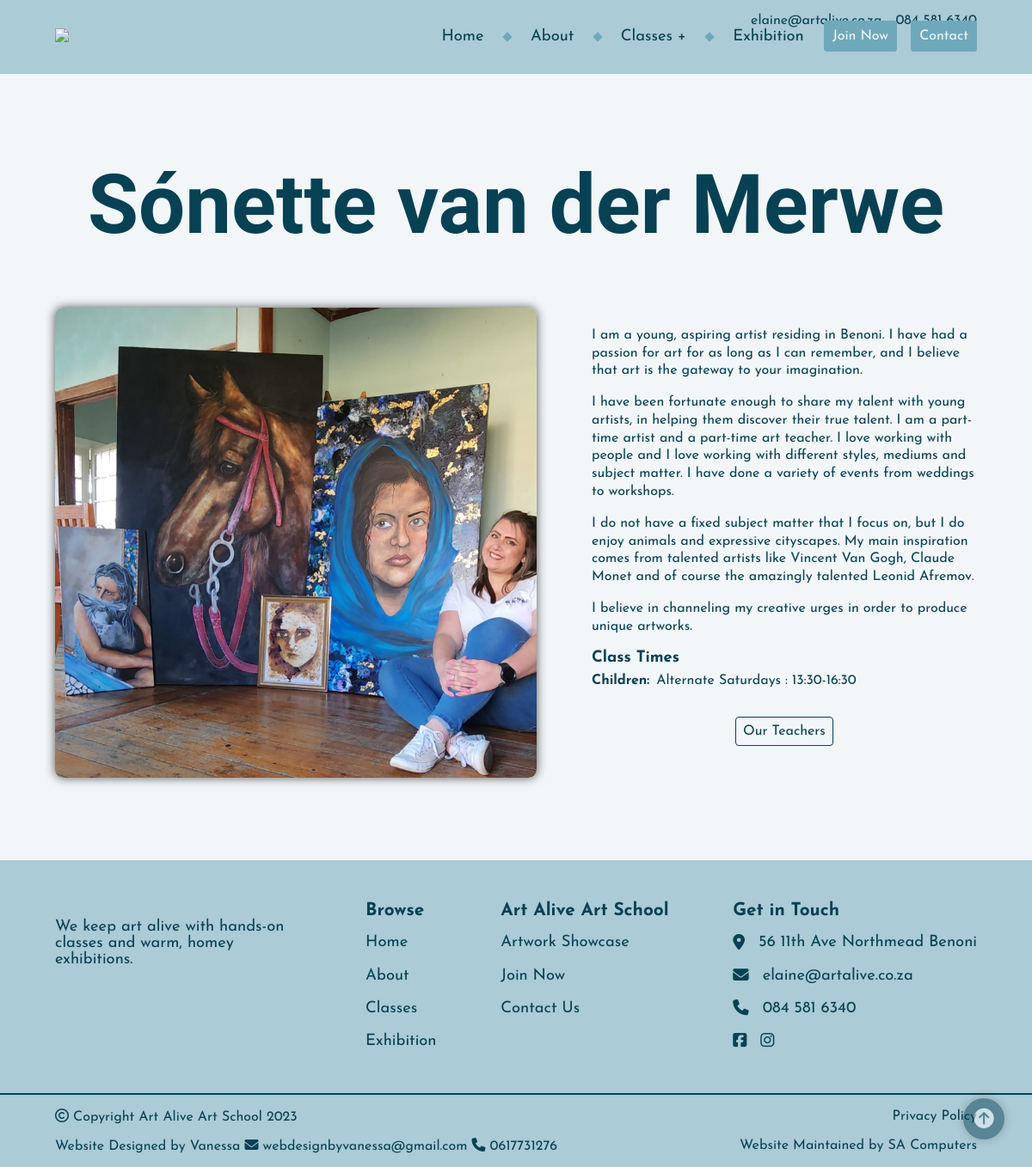
The app's page /teacher_profile/4 with its own data.
### Site/models.py (models this page shows, shortened)
class Artist(models.Model):
    firstname = models.CharField(max_length=20, null=True, blank=True)
    lastname = models.CharField(max_length=20, null=True, blank=True)
    phone = models.CharField(max_length=12, null=True, blank=True)
    email = models.CharField(max_length=100, null=True, blank=True)
    prefix = models.CharField(max_length=10, null=True, blank=True)

class Teacher(models.Model):
    artist = models.ForeignKey(Artist, null=True, on_delete=models.CASCADE, related_name="teacher_artist")
    photo = models.CharField(max_length=200, null=True, blank=True)
    photo_size = models.CharField(max_length=100, null=True, blank=True)
    quote = models.TextField(null=True, blank=True)
    started = models.CharField(max_length=4, null=True, blank=True)
    about = models.TextField(null=True, blank=True)
    classes = models.ManyToManyField(Class, blank=True, related_name="teacher_class")
    def get_teacher_classes(self):
        return [tc for tc in self.classes.all()]

### Site/views.py (the view)
# urls.py: path('teacher_profile/<int:teacher_id>', views.teacher_profile, name='teacher_profile'),
def teacher_profile(request, teacher_id):
    t = Teacher.objects.get(artist=Artist.objects.get(pk=teacher_id))
    teacher = {}
    teacher['artist'] = t.artist
    teacher['photo'] = t.photo
    teacher['about'] = t.about.split('\r\n')
    teacher['classes'] = {}
    classes = t.get_teacher_classes()
    for c in classes:
        if teacher['classes'].get(c.group) == None:
            teacher['classes'][c.group] = []
            teacher['classes'][c.group].append(f"{c.day} : {c.time}")
        elif teacher['classes'][c.group].count(f"{c.day} : {c.time}") == 0:
            teacher['classes'][c.group].append(f"{c.day} : {c.time}")
    return render(request, "Site/teacher_profile.html", {
        "teacher" : teacher,
    })

### Site/templates/Site/teacher_profile.html (shortened to what this page needs)
{% extends "Site/layout.html" %}
{% load static %}
{% block style %}
<link rel="stylesheet" href="{% static 'Site/teacher_profile.css' %}">
{% endblock %}
{% block main %}
<main>
    <section id="teacher_profile">
        <h1>{{teacher.artist.firstname}} {{teacher.artist.lastname}}</h1>
        <div class="two-autocol-row">
            <img src="{% static teacher.photo %}" alt="">
            <div id="about">
                <div class="pars-div">
                {% for a in teacher.about %}
                    <p>{{a}}</p>
                {% endfor %}
                </div>
                <div id="class-times">
                    <p>Class Times</p>
                    {% if teacher.classes.Children %}
                    <ul>
                        <li>Children:</li>
                        {% for g in teacher.classes.Children %}
                        <li>{{g}}</li>
                        {% endfor %}
                    </ul>
                    {% endif %}
                </div>
                <div class="button-div">
                    <a class="button-a button-a-frame" href="{% url 'classes' %}#teachers">Our Teachers</a>
                </div>
            </div>
        </div>
    </section>
</main>
{% endblock %}

### Site/static/Site/teacher_profile.css (style rules this page uses)
#about { display: flex; flex-direction: column; justify-content: center; gap: 1rem; }
.pars-div p { max-width: 60ch; font-size: var(--fs-p-m); line-height: 1.3; }
#class-times { display: flex; flex-direction: column; gap: 0.5rem; }
#class-times p { font-weight: bold; }
#class-times ul li:first-of-type { font-weight: bold; }

### Site/static/Site/main.css (style rules this page uses)
* { margin: 0; padding: 0; color: var(--clr-accent-d); font-size: 1rem; font-family: var(--ff-sans); }
body { color: var(--color-text); background-color: var(--clr-main-l); }
main { width: 100%; margin: 0; padding: 0; }
h1 { font-size: var(--fs-900); font-family: var(--ff-cursive); }
p { max-width: 60ch; font-size: var(--fs-400); }
.pars-div { width: 100%; display: flex; flex-direction: column; justify-content: center; gap: var(--gap-100); }
a { margin: 0; padding: 0; color: var(--color-text); text-decoration: none; transition: color var(--transition-time); }
.button-div { margin: 1rem 0; display: flex; flex-direction: row; justify-content: center; gap: var(--gap-100); }
.button-a-frame { color: var(--clr-accent-d); background-color: transparent; border: solid 0.1em var(--clr-accent-d); }
li { list-style: none; line-height: 1.2; }
.two-autocol-row { display: grid; grid-template-columns: repeat(2, auto); gap: var(--gap-400); }
main { display: flex; flex-direction: column; justify-content: center; }

### records on screen
Artist: artist.firstname "Sónette", artist.lastname "van der Merwe"
Teacher: photo (picture)

### other values on screen
{{ a }} "I am a young, aspiring artist residing in Benoni. I have had a passion for art for as long as I can remember, and I believe that art is the gateway to your imagination." "I believe in channeling my creative urges in order to produce unique artworks."
{{ g }} "Alternate Saturdays : 13:30-16:30"
